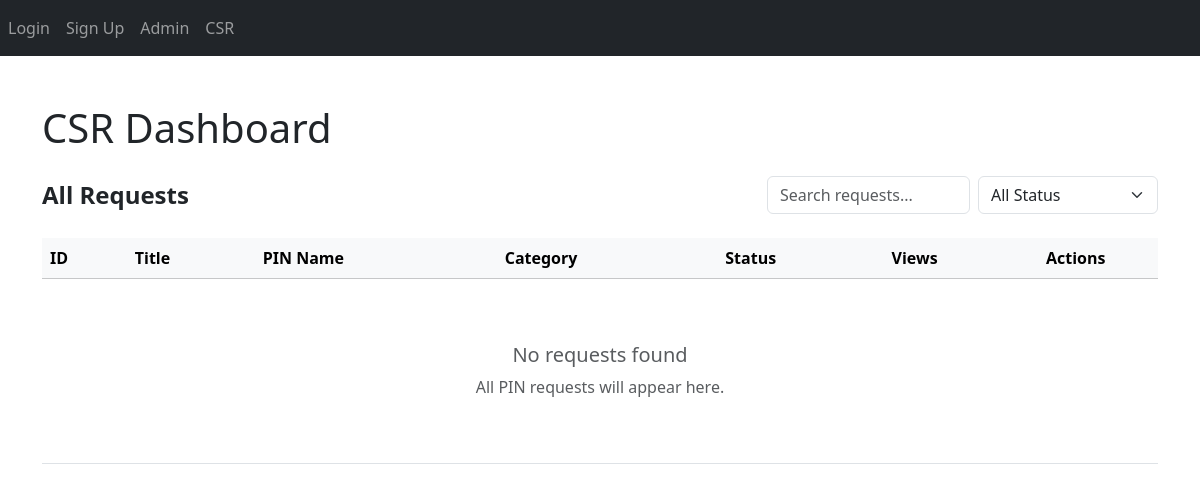
The page /csr/dashboard on the database as committed earlier.
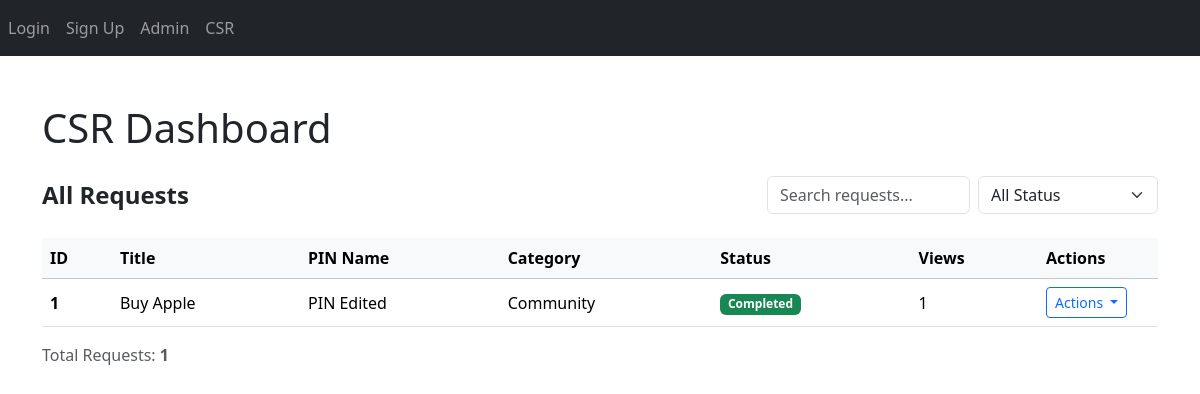
The same page on the database as committed later.
### website/models.py (models this page shows)
class Request(db.Model):
    id = db.Column(db.Integer, primary_key=True)
    title = db.Column(db.String(150), nullable=False)
    description = db.Column(db.Text, nullable=False)
    category = db.Column(db.String(100), nullable=False)
    status = db.Column(db.String(20), default='Pending')  # Pending, Accepted, Completed
    view_count = db.Column(db.Integer, default=0)
    date_created = db.Column(db.DateTime, default=datetime.utcnow)
    user_id = db.Column(db.Integer, db.ForeignKey('user.id'), nullable=False)
    user = db.relationship('User', backref='requests', lazy=True)

class User(db.Model, UserMixin):
    id = db.Column(db.Integer, primary_key=True) # unique id for each user
    name = db.Column(db.String(150))
    email = db.Column(db.String(150), unique=True)
    password = db.Column(db.String(150))
    date_created = db.Column(db.DateTime(timezone=True), default=func.now())
    role = db.Column(db.String(50), default='PIN')  # user role: PIN, Platform Manager, RSP
    is_admin = db.Column(db.Boolean, default=False) # admin
    status = db.Column(db.String(20), default='Pending')  # account status: Pending, Approved, Suspended, Rejected

### website/csr.py (the view)
@csr.route('/csr/dashboard')
def csr_dashboard():
    all_requests = Request.query.order_by(Request.date_created.desc()).all()
    users = User.query.order_by(User.date_created.desc()).all()
    requests_with_users = [(req, User.query.get(req.user_id)) for req in all_requests]
    return render_template(
        "csr_dashboard.html",
        requests_with_users=requests_with_users,
        users=users,
        user=current_user
    )

### website/templates/csr_dashboard.html (shortened to what this page needs)
{% extends "base.html" %}
{% block content %}
<div class="admin-container mt-5">
    <h1 class="mb-4">CSR Dashboard</h1>
    <div class="d-flex justify-content-between align-items-center mb-4 flex-wrap gap-3">
        <h4 class="fw-bold mb-0">All Requests</h4>
        <div class="d-flex align-items-center gap-2">
            <input type="text"
                   class="form-control"
                   placeholder="Search requests..."
                   id="searchInput"
                   style="max-width: 250px;">
            <select class="form-select" id="statusFilter" style="max-width: 180px;">
                <option value="">All Status</option>
            </select>
        </div>
    </div>
    <div class="table-container position-relative">
        <table class="table align-middle borderless-table">
            <thead class="table-light sticky-top">
                <tr>
                    <th>ID</th>
                    <th>Title</th>
                    <th>PIN Name</th>
                    <th>Category</th>
                    <th>Status</th>
                    <th>Views</th>
                    <th style="width: 120px;">Actions</th>
                </tr>
            </thead>
            <tbody id="requestTableBody">
                {% if requests_with_users %}
                    {% for req, user in requests_with_users %}
                    <tr>
                        <td><strong>{{ req.id }}</strong></td>
                        <td>{{ req.title }}</td>
                        <td>{{ user.name if user else 'N/A' }}</td>
                        <td>{{ req.category or 'N/A' }}</td>
                        <td>
                            {% if req.status == 'Pending' %}
                                <span class="badge bg-warning text-dark">Pending</span>
                            {% elif req.status == 'Accepted' %}
                                <span class="badge bg-info">Accepted</span>
                            {% elif req.status == 'Assigned' %}
                                <span class="badge bg-primary">Assigned</span>
                            {% elif req.status == 'Completed' %}
                                <span class="badge bg-success">Completed</span>
                            {% else %}
                                <span class="badge bg-secondary">{{ req.status }}</span>
                            {% endif %}
                        </td>
                        <td>{{ req.view_count or 0 }}</td>
                        <td>
                            <div class="dropdown position-static">
                                <button class="btn btn-outline-primary btn-sm dropdown-toggle"
                                        type="button"
                                        id="actionDropdown{{ req.id }}"
                                        data-bs-toggle="dropdown"
                                        aria-expanded="false">
                                    Actions
                                </button>
                            </div>
                        </td>
                    </tr>
                    {% endfor %}
                {% else %}
                    <tr>
                        <td colspan="7" class="text-center py-5">
                            <div>
                                <h5 class="text-muted mt-3">No requests found</h5>
                                <p class="text-muted">All PIN requests will appear here.</p>
                            </div>
                        </td>
                    </tr>
                {% endif %}
            </tbody>
        </table>
    </div>
    {% if requests_with_users %}
    <div class="mt-3 text-muted">
        Total Requests: <strong>{{ requests_with_users|length }}</strong>
    </div>
    {% endif %}
</div>
{% endblock %}

Rows that differ between the two databases and show on the page:
added Request: id "1", title "Buy Apple", name "PIN Edited", category "Community", status "Completed", view_count "1"
Other text that changed with them:
{{ requests_with_users|length }}: (not shown) → "1"
text no longer shown: "No requests found All PIN requests will appear here."
text now shown: "Total Requests:"
